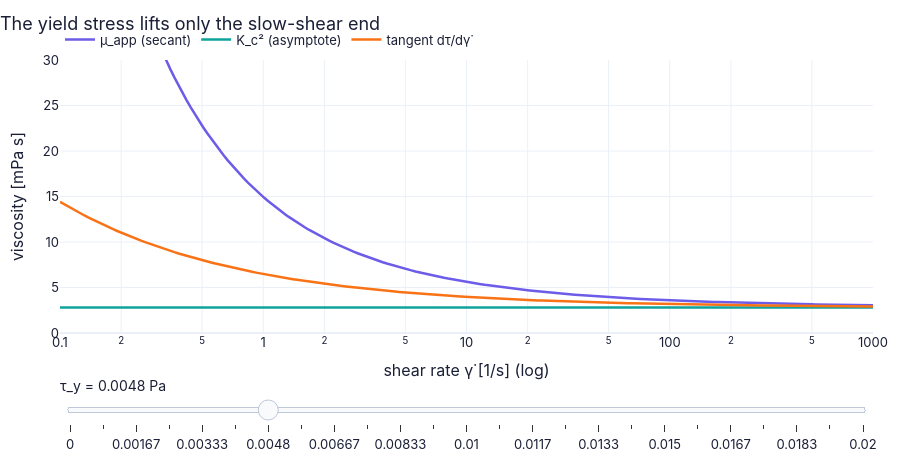

Source (notebook cell):
### Markdown cell above
**What you see.** Left: Casson's law as a straight blue line in √τ against √γ̇, cutting the axis at √τ_y; the Newtonian line of the
same high-shear viscosity passes through the origin (grey dashed). Right: the apparent viscosity (secant, blue) falling from
large values at low shear to the asymptote $K_c^2$; the rose dot and the purple square are the secant and tangent at
4 s⁻¹; the shaded bands mark (illustrative) the rouleaux and single-cell regimes.

**How to read it.** The intercept is the yield stress: you need a finite √τ before any shear starts. At 4 s⁻¹ the secant is 7.7 mPa s
but the tangent only 4.6 mPa s — they are different numbers, and "apparent viscosity" means the secant.

**What would change if…** …we doubled τ_y? Only the low-shear end of the right panel rises; the asymptote $K_c^2$ does not move, because
at high shear the yield term $\sqrt{\tau_y/\dot\gamma}$ vanishes.

### Code cell
ty_vals = list(np.round(np.linspace(0.0, 0.02, 25), 5))      # yield stresses 0 … 20 mPa (25 positions)
ty_vals[6] = round(ty, 5)                                     # include Whitmore's 4.8 mPa
def curves(t_y):                                              # three traces for one yield stress
    return {"μ_app (secant)": (gd, ch16.casson_apparent_viscosity(gd, t_y, Kc)*1e3),   # what this function hands back
            "K_c² (asymptote)": (gd, Kc**2*1e3 + 0*gd),   # (continued from the line above)
            "tangent dτ/dγ̇": (gd, ch16.differential_viscosity(gd, t_y, Kc)*1e3)}   # (continued from the line above)
fig = slider_figure(curves, "τ_y", ty_vals, unit="Pa", xlabel="shear rate γ̇ [1/s] (log)", ylabel="viscosity [mPa s]",   # build the slider figure (every position computed now)
                    title="The yield stress lifts only the slow-shear end", xrange=[-1, 3], yrange=[0, 30], active=6)   # the figure's title: its message
fig.update_xaxes(type="log")                                  # log shear-rate axis (its range is in powers of ten: 0.1 … 1000)
fig.show()   # display the figure
for t_y in (ty, 0.02):                                        # Whitmore's τ_y and the slider's largest, 20 mPa
    over = ch16.casson_apparent_viscosity(np.array([200.0, 1000.0]), t_y, Kc)/Kc**2 - 1   # how far above K_c² at 200 and 1000 s⁻¹
    print(f"τ_y = {t_y*1e3:.1f} mPa: μ_app is {100*over[0]:.0f} % above K_c² at 200 s⁻¹, {100*over[1]:.0f} % at 1000 s⁻¹")   # print the result
